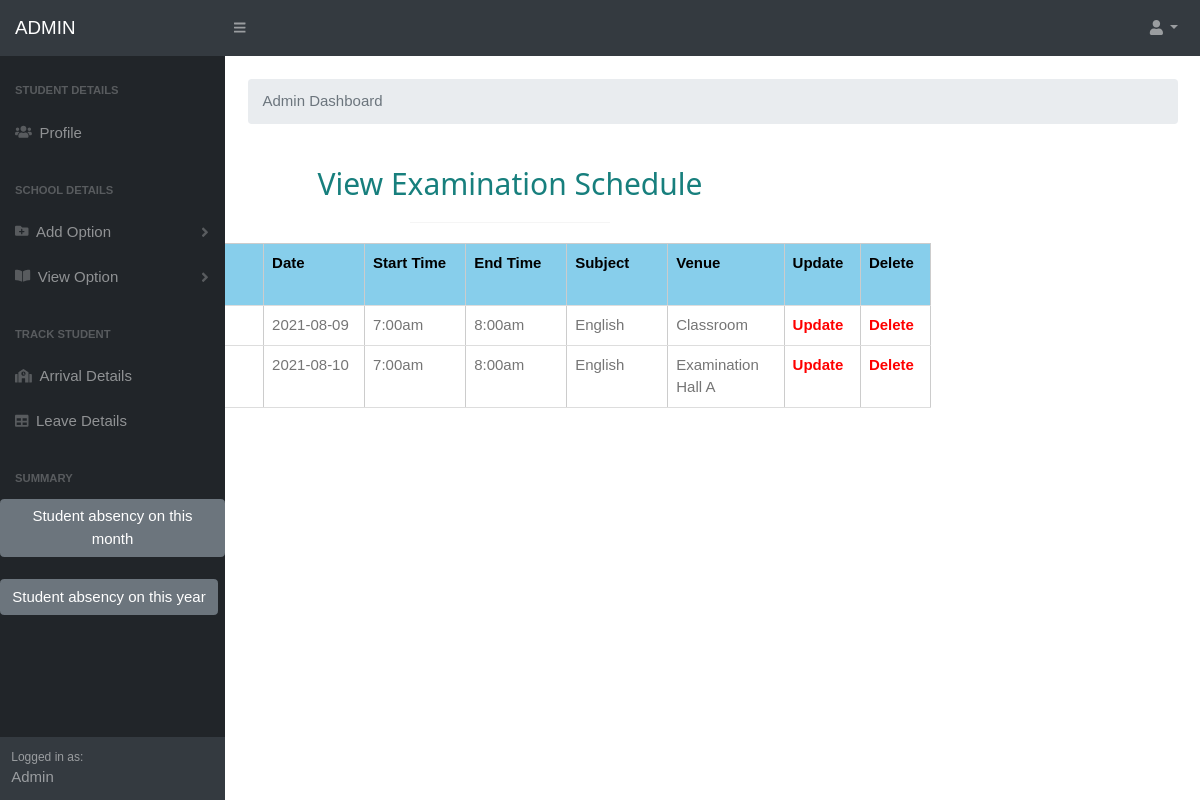
The page /viewexam.php (signed in) on the database its author committed.
### tables this page shows
CREATE TABLE `examsched` (
  `examid` varchar(50) NOT NULL,
  `sid` varchar(100) NOT NULL,
  `grade` varchar(100) NOT NULL,
  `date` varchar(15) NOT NULL,
  `time_start` varchar(15) NOT NULL,
  `time_end` varchar(15) NOT NULL,
  `subject` varchar(15) NOT NULL,
  `venue` varchar(100) NOT NULL
);

### viewexam.php (the view, shortened to what this page needs)
<?php
$aid= $_SESSION['aid'];
if(empty($aid))
{
	echo "<script>window.location.href='adminlogin.php'</script>";
}
else
{
	include('adminmenu.php');
	include('connect.php');
	?>
	<html>
      <link rel="stylesheet"href="styles.css" >
      <link rel="stylesheet" href="w.css">
      <link href="https://cdn.datatables.net/1.10.20/css/dataTables.bootstrap4.min.css" rel="stylesheet" />
<body>
<form method='POST'>
<div class="w3-padding-large" id="main" style='position:absolute; top: 80px; right:180px;'>
<div class="w3-content w3-justify w3-text-grey w3-padding-64" id="about"  style='width:90%'>
    <center>
	<h2 class="w3-center" style='color:#177F7D'>View Examination Schedule</h2>
       <hr style="width:200px" class="w3-opacity">
	   <?php
	   $sel="select * from examsched";
	   $res=$con->query($sel);
	   if(mysqli_num_rows($res)==0)
	   {
		  echo "<table align='center'><tr align='center'><td style='color:red'><b>No data found</b></td></tr></table>";
	   }
	   else
	   {
		   echo"
		   <div class='w3-container'>
	   <table class='w3-table-all w3-hoverable' border='1' cellspacing='0' cellpadding='0' width='95%' >
	   <thead>
		<tr class='w3-light-blue'>
	<th>Exam ID</th>
	<th>Grade</th>
	   <th>Date</th>
	   <th>Start Time</th>
	   <th>End Time</th>
	   <th>Subject</th>
     <th>Venue</th>
	   <th>Update</th>
	   <th>Delete</th>
		</tr>
    </thead>   ";
		   while($data=mysqli_fetch_array($res))
		   {
			$examid=$data['examid'];
			$grade=$data['grade'];
			  $date=$data['date'];
			  $time_start=$data['time_start'];
			  $time_end=$data['time_end'];
			  $subject=$data['subject'];
        $venue=$data['venue'];
			  echo"
    <tbody bgcolor='#f6f6f6'>
	  <tr align='center'>
	<td width='5%'>".$examid."</td>
	<td width='10%'>".$grade."</td>
        <td width='10%'>".$date."</td>
        <td width='10%'>".$time_start."</td>
        <td width='10%'>".$time_end."</td>
		<td width='10%'>".$subject."</td>
    <td width='10%'>".$venue."</td>
		<td width='5%'>
		<a href='updateexam.php?examid=".$examid."' style='font-weight:bold;color:	red'>
         Update
        </a>
		</td>
		<td width='5%'>
		<a href='deleteexam.php?examid=".$examid."' style='font-weight:bold;color:red'>
         Delete
        </a>
		</td>
      </tr>
    </tbody>";
		   }
	   }
	   ?>
	   </table>
	   </div>
	   </div>
	   </div>
	   </form>
	   </body>
	   <br><br><br>
<?php
}
?>

### w.css (style rules this page uses)
html { box-sizing:border-box }
*,*:before,*:after { box-sizing:inherit }
html { -ms-text-size-adjust:100%;-webkit-text-size-adjust:100% }
body { margin:0 }
a { background-color:transparent;-webkit-text-decoration-skip:objects }
hr { box-sizing:content-box;height:0;overflow:visible }
html,body { font-family:Verdana,sans-serif;font-size:15px;line-height:1.5 }
html { overflow-x:hidden }
h1,h2,h3,h4,h5,h6,.w3-slim,.w3-wide { font-family:"Segoe UI",Arial,sans-serif }
h2 { font-size:30px }
h1,h2,h3,h4,h5,h6 { font-weight:400;margin:10px 0 }
hr { border:0;border-top:1px solid #eee;margin:20px 0 }
a { color:inherit }
.w3-table,.w3-table-all { border-collapse:collapse;border-spacing:0;width:100%;display:table }
.w3-table-all { border:1px solid #ccc }
.w3-bordered tr,.w3-table-all tr { border-bottom:1px solid #ddd }
.w3-table-all tr:nth-child(odd) { background-color:#fff }
.w3-table td,.w3-table th,.w3-table-all td,.w3-table-all th { padding:8px 8px;display:table-cell;text-align:left;vertical-align:top }
.w3-table th:first-child,.w3-table td:first-child,.w3-table-all th:first-child,.w3-table-all td:first-child { padding-left:16px }
.w3-btn,.w3-btn-floating,.w3-dropnav a,.w3-btn-floating-large,.w3-btn-block, .w3-navbar a,.w3-navblock a,.w3-sidenav a,.w3-pagination li a,.w3-hoverable tbody tr,.w3-hoverable li, .w3-accordion-content a,.w3-dropdown-content a,.w3-dropdown-click:hover,.w3-dropdown-hover:hover,.w3-opennav,.w3-closenav,.w3-closebtn,*[class*="w3-hover-"] { -webkit-transition:background-color .25s,color .15s,box-shadow .25s,opacity 0.25s,filter 0.25s,border 0.15s;transition:background-color .25s,color .15s,box-shadow .15s,opacity .25s,filter .25s,border .15s }
.w3-main,#main { transition:margin-left .4s }
.w3-container:after,.w3-container:before,.w3-panel:after,.w3-panel:before,.w3-row:after,.w3-row:before,.w3-row-padding:after,.w3-row-padding:before,.w3-cell-row:before,.w3-cell-row:after, .w3-topnav:after,.w3-topnav:before,.w3-clear:after,.w3-clear:before,.w3-btn-group:before,.w3-btn-group:after,.w3-btn-bar:before,.w3-btn-bar:after,.w3-bar:before,.w3-bar:after { content:"";display:table;clear:both }
.w3-content { max-width:980px;margin:auto }
.w3-justify { text-align:justify!important }
.w3-center { text-align:center!important }
.w3-padding-large { padding:12px 24px!important }
.w3-padding-64 { padding-top:64px!important;padding-bottom:64px!important }
.w3-container { padding:0.01em 16px }
.w3-opacity,.w3-hover-opacity:hover { opacity:0.60;-webkit-backface-visibility:hidden; color: white }
.w3-light-blue,.w3-hover-light-blue:hover { color:#000!important;background-color:#87CEEB!important }
.w3-text-grey,.w3-hover-text-grey:hover,.w3-text-gray,.w3-hover-text-gray:hover { color:#757575!important }

### rows shown on the page
examsched: date "2021-08-09", time_start "7:00am", time_end "8:00am", subject "English", venue "Classroom"
examsched: date "2021-08-10", time_start "7:00am", time_end "8:00am", subject "English", venue "Examination Hall A"
